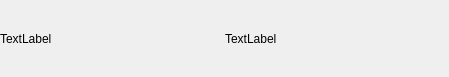
<?xml version="1.0" encoding="UTF-8"?>
<ui version="4.0">
 <class>GameItem</class>
 <widget class="QWidget" name="GameItem">
  <property name="geometry">
   <rect>
    <x>0</x>
    <y>0</y>
    <width>449</width>
    <height>77</height>
   </rect>
  </property>
  <property name="windowTitle">
   <string>Form</string>
  </property>
  <layout class="QGridLayout" name="gridLayout">
   <property name="leftMargin">
    <number>0</number>
   </property>
   <property name="topMargin">
    <number>0</number>
   </property>
   <property name="rightMargin">
    <number>0</number>
   </property>
   <property name="bottomMargin">
    <number>0</number>
   </property>
   <property name="spacing">
    <number>0</number>
   </property>
   <item row="0" column="0">
    <layout class="QHBoxLayout" name="horizontalLayout">
     <item>
      <widget class="QLabel" name="cover">
       <property name="text">
        <string>TextLabel</string>
       </property>
      </widget>
     </item>
     <item>
      <widget class="QLabel" name="name">
       <property name="text">
        <string>TextLabel</string>
       </property>
      </widget>
     </item>
    </layout>
   </item>
  </layout>
 </widget>
 <resources/>
 <connections/>
</ui>
